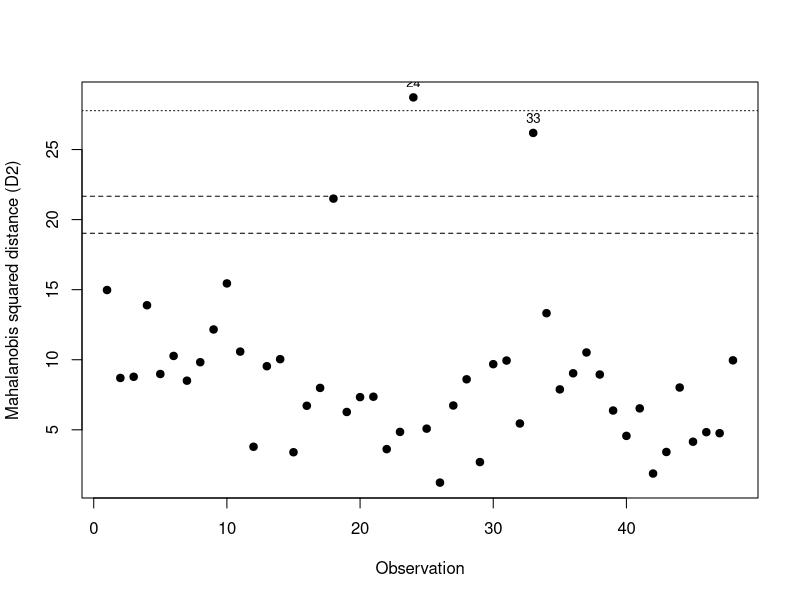
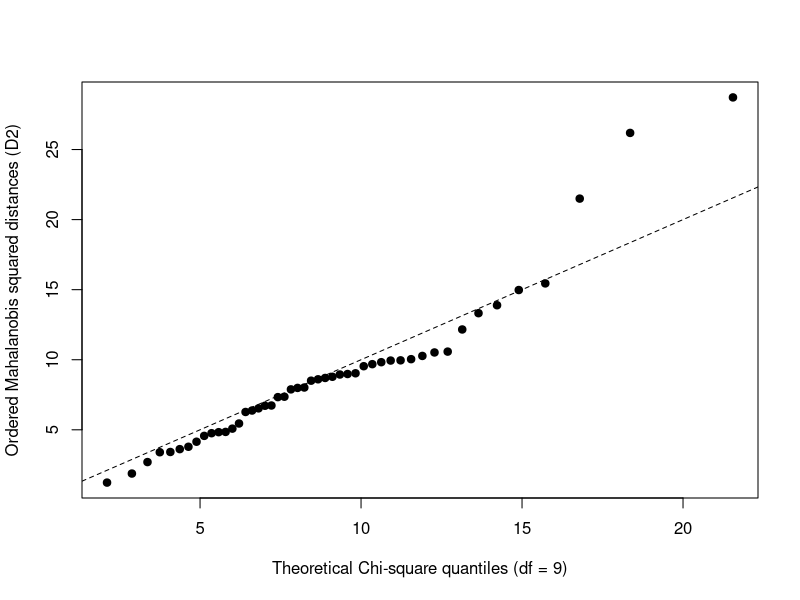

The R source for these figures, in order:
###############################################
# PART 1 — Preliminary multivariate analysis
# Soils data (carData): total/generalized variance
# + Mahalanobis distances + outlier screening
###############################################

# 0) Load data
install.packages("carData") 
library(carData)
data("Soils")

# 1) Preparation of the data (select the last 9 variables)
X <- Soils[, c("pH","N","Dens","P","Ca","Mg","K","Na","Conduc")]
X <- na.omit(X)   # removes rows with missing values (if any)

p <- ncol(X)      # number of variables (should be 9)
n <- nrow(X)      # number of observations

cat("n (observations) =", n, "\n")
cat("p (variables)     =", p, "\n\n")


# 2) Total variance and generalized variance
S <- cov(X)

total_var <- sum(diag(S))     # total variance = trace(S)
gen_var   <- det(S)           # generalized variance = det(S)

Z  <- scale(X)                # standardized data (mean 0, sd 1)
Sz <- cov(Z)

total_var_z <- sum(diag(Sz))
gen_var_z   <- det(Sz)

cat("Total variance (original scale):      ", total_var, "\n")
cat("Generalized variance (original scale):", gen_var, "\n\n")
cat("Total variance (standardized):        ", total_var_z, "\n")
cat("Generalized variance (standardized):  ", gen_var_z, "\n\n")


# 3) Mahalanobis distances and graphics
# Mahalanobis squared distances (D2)
D2 <- mahalanobis(X, center = colMeans(X), cov = S)

# Chi-square cutoffs (df = p)
cut_975  <- qchisq(0.975, df = p)
cut_99   <- qchisq(0.99,  df = p)
cut_bonf <- qchisq(1 - 0.05/n, df = p)   # Bonferroni-style cutoff

# Identify potential multivariate outliers
out_975  <- which(D2 > cut_975)
out_99   <- which(D2 > cut_99)
out_bonf <- which(D2 > cut_bonf)

cat("Outliers (97.5% cutoff): ", out_975, "\n")
cat("Outliers (99% cutoff):   ", out_99, "\n")
cat("Outliers (Bonferroni):   ", out_bonf, "\n\n")

# Table with the 10 largest distances
top <- order(D2, decreasing = TRUE)[1:10]
top_table <- data.frame(index = top, D2 = D2[top])
print(top_table)
cat("\n")

# Summary table (one row per observation)
results <- data.frame(
  obs = 1:n,
  D2 = D2,
  flag_975  = D2 > cut_975,
  flag_99   = D2 > cut_99,
  flag_bonf = D2 > cut_bonf
)

# Plot 1: D2 by observation + cutoffs
plot(D2,
     ylab = "Mahalanobis squared distance (D2)",
     xlab = "Observation",
     pch = 19)

abline(h = cut_975,  lty = 2)
abline(h = cut_99,   lty = 2)
abline(h = cut_bonf, lty = 3)

# Label the 99% outliers
if (length(out_99) > 0) {
  text(out_99, D2[out_99], labels = out_99, pos = 3, cex = 0.8)
}

# Plot 2 (optional): Chi-square Q-Q plot of D2
qqplot(qchisq(ppoints(n), df = p), sort(D2),
       xlab = paste0("Theoretical Chi-square quantiles (df = ", p, ")"),
       ylab = "Ordered Mahalanobis squared distances (D2)",
       pch = 19)
abline(0, 1, lty = 2)



